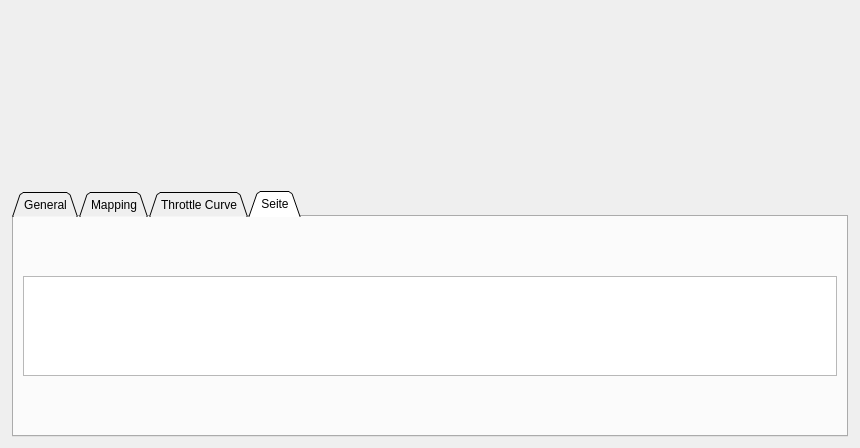
<?xml version="1.0" encoding="UTF-8"?>
<ui version="4.0">
 <class>PageInputSettings</class>
 <widget class="QWidget" name="PageInputSettings">
  <property name="geometry">
   <rect>
    <x>0</x>
    <y>0</y>
    <width>860</width>
    <height>448</height>
   </rect>
  </property>
  <property name="windowTitle">
   <string>Form</string>
  </property>
  <layout class="QVBoxLayout" name="verticalLayout">
   <item alignment="Qt::AlignHCenter|Qt::AlignBottom">
    <widget class="QTabWidget" name="tabWidget">
     <property name="minimumSize">
      <size>
       <width>836</width>
       <height>0</height>
      </size>
     </property>
     <property name="tabShape">
      <enum>QTabWidget::Triangular</enum>
     </property>
     <property name="currentIndex">
      <number>3</number>
     </property>
     <widget class="QWidget" name="tab">
      <attribute name="title">
       <string>General</string>
      </attribute>
      <layout class="QVBoxLayout" name="verticalLayout_2">
       <item>
        <widget class="ParamTable" name="generalTab"/>
       </item>
      </layout>
     </widget>
     <widget class="QWidget" name="tab_2">
      <attribute name="title">
       <string>Mapping</string>
      </attribute>
      <layout class="QVBoxLayout" name="verticalLayout_3">
       <item>
        <widget class="ParamTable" name="mappingTab"/>
       </item>
       <item>
        <widget class="PpmMap" name="ppmMap" native="true"/>
       </item>
      </layout>
     </widget>
     <widget class="QWidget" name="tab_3">
      <attribute name="title">
       <string>Throttle Curve</string>
      </attribute>
      <layout class="QVBoxLayout" name="verticalLayout_4">
       <item>
        <widget class="ParamTable" name="throttleCurveTab">
         <property name="sizePolicy">
          <sizepolicy hsizetype="Expanding" vsizetype="Fixed">
           <horstretch>0</horstretch>
           <verstretch>0</verstretch>
          </sizepolicy>
         </property>
         <property name="maximumSize">
          <size>
           <width>16777215</width>
           <height>100</height>
          </size>
         </property>
        </widget>
       </item>
       <item>
        <widget class="QCustomPlot" name="throttlePlot" native="true">
         <property name="sizePolicy">
          <sizepolicy hsizetype="Preferred" vsizetype="MinimumExpanding">
           <horstretch>0</horstretch>
           <verstretch>0</verstretch>
          </sizepolicy>
         </property>
        </widget>
       </item>
      </layout>
     </widget>
     <widget class="QWidget" name="tab_4">
      <attribute name="title">
       <string>Seite</string>
      </attribute>
      <layout class="QVBoxLayout" name="verticalLayout_5">
       <item>
        <widget class="ParamTable" name="newTab">
         <property name="sizePolicy">
          <sizepolicy hsizetype="Expanding" vsizetype="Expanding">
           <horstretch>0</horstretch>
           <verstretch>0</verstretch>
          </sizepolicy>
         </property>
         <property name="minimumSize">
          <size>
           <width>800</width>
           <height>0</height>
          </size>
         </property>
         <property name="maximumSize">
          <size>
           <width>16777215</width>
           <height>100</height>
          </size>
         </property>
         <property name="autoFillBackground">
          <bool>false</bool>
         </property>
        </widget>
       </item>
      </layout>
     </widget>
    </widget>
   </item>
  </layout>
 </widget>
 <customwidgets>
  <customwidget>
   <class>ParamTable</class>
   <extends>QTableWidget</extends>
   <header>widgets/paramtable.h</header>
  </customwidget>
  <customwidget>
   <class>PpmMap</class>
   <extends>QWidget</extends>
   <header>widgets/ppmmap.h</header>
   <container>1</container>
  </customwidget>
  <customwidget>
   <class>QCustomPlot</class>
   <extends>QWidget</extends>
   <header>widgets/qcustomplot.h</header>
   <container>1</container>
  </customwidget>
 </customwidgets>
 <resources/>
 <connections/>
</ui>
